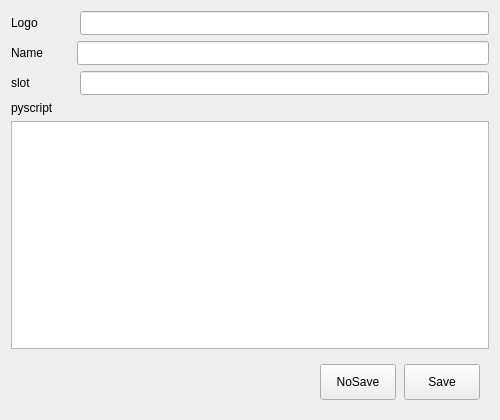
<?xml version="1.0" encoding="UTF-8"?>
<ui version="4.0">
 <class>AddUIActionDialog</class>
 <widget class="QWidget" name="AddUIActionDialog">
  <property name="geometry">
   <rect>
    <x>0</x>
    <y>0</y>
    <width>500</width>
    <height>420</height>
   </rect>
  </property>
  <property name="windowTitle">
   <string>Form</string>
  </property>
  <layout class="QGridLayout" name="gridLayout_2">
   <item row="0" column="0">
    <layout class="QVBoxLayout" name="verticalLayout">
     <item>
      <layout class="QHBoxLayout" name="horizontalLayout">
       <property name="spacing">
        <number>9</number>
       </property>
       <item>
        <widget class="QLabel" name="logo">
         <property name="sizePolicy">
          <sizepolicy hsizetype="Fixed" vsizetype="Preferred">
           <horstretch>0</horstretch>
           <verstretch>0</verstretch>
          </sizepolicy>
         </property>
         <property name="minimumSize">
          <size>
           <width>60</width>
           <height>0</height>
          </size>
         </property>
         <property name="text">
          <string>Logo</string>
         </property>
        </widget>
       </item>
       <item>
        <widget class="QLineEdit" name="logoEdit">
         <property name="minimumSize">
          <size>
           <width>0</width>
           <height>24</height>
          </size>
         </property>
        </widget>
       </item>
      </layout>
     </item>
     <item>
      <layout class="QHBoxLayout" name="horizontalLayout_2">
       <item>
        <widget class="QLabel" name="actionName">
         <property name="sizePolicy">
          <sizepolicy hsizetype="Fixed" vsizetype="Preferred">
           <horstretch>0</horstretch>
           <verstretch>0</verstretch>
          </sizepolicy>
         </property>
         <property name="minimumSize">
          <size>
           <width>60</width>
           <height>24</height>
          </size>
         </property>
         <property name="maximumSize">
          <size>
           <width>60</width>
           <height>16777215</height>
          </size>
         </property>
         <property name="text">
          <string>Name</string>
         </property>
        </widget>
       </item>
       <item>
        <widget class="QLineEdit" name="actionEdit">
         <property name="minimumSize">
          <size>
           <width>0</width>
           <height>24</height>
          </size>
         </property>
        </widget>
       </item>
      </layout>
     </item>
     <item>
      <layout class="QHBoxLayout" name="horizontalLayout_3">
       <property name="spacing">
        <number>9</number>
       </property>
       <item>
        <widget class="QLabel" name="funcName">
         <property name="sizePolicy">
          <sizepolicy hsizetype="Fixed" vsizetype="Preferred">
           <horstretch>0</horstretch>
           <verstretch>0</verstretch>
          </sizepolicy>
         </property>
         <property name="minimumSize">
          <size>
           <width>60</width>
           <height>0</height>
          </size>
         </property>
         <property name="text">
          <string>slot</string>
         </property>
        </widget>
       </item>
       <item>
        <widget class="QLineEdit" name="funcEdit">
         <property name="minimumSize">
          <size>
           <width>0</width>
           <height>24</height>
          </size>
         </property>
        </widget>
       </item>
      </layout>
     </item>
    </layout>
   </item>
   <item row="1" column="0">
    <widget class="QLabel" name="pyscript">
     <property name="text">
      <string>pyscript</string>
     </property>
    </widget>
   </item>
   <item row="2" column="0">
    <widget class="QTextEdit" name="pyscriptEdit"/>
   </item>
   <item row="3" column="0">
    <widget class="QFrame" name="frameBtn">
     <property name="frameShape">
      <enum>QFrame::NoFrame</enum>
     </property>
     <property name="frameShadow">
      <enum>QFrame::Plain</enum>
     </property>
     <layout class="QGridLayout" name="gridLayout">
      <item row="0" column="0">
       <spacer name="horizontalSpacer">
        <property name="orientation">
         <enum>Qt::Horizontal</enum>
        </property>
        <property name="sizeHint" stdset="0">
         <size>
          <width>40</width>
          <height>20</height>
         </size>
        </property>
       </spacer>
      </item>
      <item row="0" column="1">
       <layout class="QHBoxLayout" name="hBoxBtn">
        <property name="spacing">
         <number>8</number>
        </property>
        <item>
         <widget class="QPushButton" name="noSaveBtn">
          <property name="sizePolicy">
           <sizepolicy hsizetype="Fixed" vsizetype="Fixed">
            <horstretch>0</horstretch>
            <verstretch>0</verstretch>
           </sizepolicy>
          </property>
          <property name="minimumSize">
           <size>
            <width>76</width>
            <height>36</height>
           </size>
          </property>
          <property name="maximumSize">
           <size>
            <width>76</width>
            <height>36</height>
           </size>
          </property>
          <property name="text">
           <string>NoSave</string>
          </property>
         </widget>
        </item>
        <item>
         <widget class="QPushButton" name="saveBtn">
          <property name="sizePolicy">
           <sizepolicy hsizetype="Fixed" vsizetype="Fixed">
            <horstretch>0</horstretch>
            <verstretch>0</verstretch>
           </sizepolicy>
          </property>
          <property name="minimumSize">
           <size>
            <width>76</width>
            <height>36</height>
           </size>
          </property>
          <property name="maximumSize">
           <size>
            <width>76</width>
            <height>36</height>
           </size>
          </property>
          <property name="text">
           <string>Save</string>
          </property>
         </widget>
        </item>
       </layout>
      </item>
     </layout>
    </widget>
   </item>
  </layout>
 </widget>
 <resources/>
 <connections/>
</ui>
